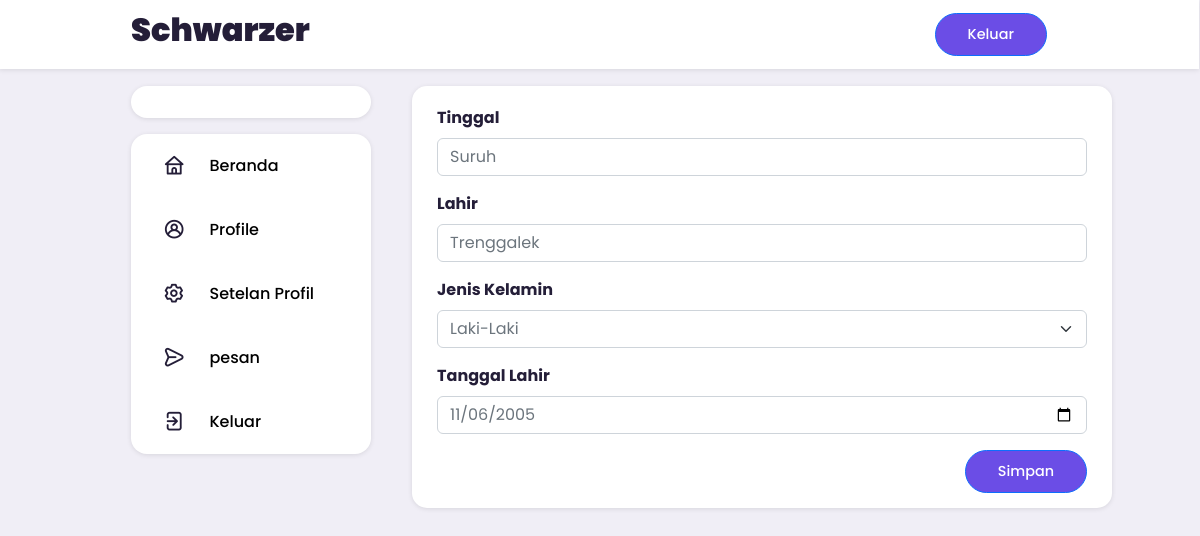
The app's page /tambah-profil2.php (signed in) with its own data.
### tables this page shows
CREATE TABLE `profil` (
  `id` int(11) NOT NULL,
  `tinggal` varchar(255) NOT NULL,
  `lahir` varchar(255) NOT NULL,
  `jk` enum('Laki-Laki','Perempuan','','') NOT NULL,
  `tanggal` date NOT NULL,
  `id_user` int(11) NOT NULL
);

### tambah-profil2.php (the view, shortened to what this page needs)
<?php
$pdo = new PDO('mysql:host=localhost; dbname=pkl', "root", "");
$sql = "SELECT * FROM profil WHERE id_user=:id";
$query = $pdo->prepare($sql);
$query->execute(array('id' => $_SESSION['user']['id']));
$user1 = $query->fetch();
?>
<html lang="en" dir="ltr">
<head>
    <link href='https://unpkg.com/boxicons@2.0.7/css/boxicons.min.css' rel='stylesheet'>
    <link rel="stylesheet" href="https://unicons.iconscout.com/release/v4.0.8/css/line.css">
    <link href="https://cdn.jsdelivr.net/npm/bootstrap@5.2.3/dist/css/bootstrap.min.css" rel="stylesheet"
>
</head>
<body>
<nav>
    <div class="container">
        <h2 style="font-weight:1000;" class="log ">
            Schwarzer
        </h2>
            <div class="create" >
                <a href="logout.php" class="btn btn-primary" style="margin-right:20px;">
                Keluar
                </a>
            </div>
    </div>
</nav>
    <main>
        <div class="container">
            <div class="left">
                <a style="text-decoration:none;color:black;" class="profile">
                </a>
                <?php include 'sidebar.php'; ?>
            </div>
            <div class="middle">
                <div class="bg1">
                    <?php if (!empty($user1['id'])) { ?>
                        <div class="col-12">
                            <form style="padding-right:25px;padding-left:25px;padding-top:20px" action="" method="POST">
                                <div class="mb-3">
                                    <label class="form-label fw-bold">Tinggal</label>
                                    <input type="text" name="tinggal" class="form-control text-muted"
                                        value="<?php echo isset($_POST['tinggal']) ? $_POST['tinggal'] : $user1['tinggal']; ?>"
                                        required>
                                </div>
                                <div class="mb-3">
                                    <label class="form-label fw-bold">Lahir</label>
                                    <input type="text" name="lahir" class="form-control text-muted"
                                        value="<?php echo isset($_POST['lahir']) ? $_POST['lahir'] : $user1['lahir']; ?>"
                                        required>
                                </div>
                                <div class="mb-3">
                                    <label class="form-label fw-bold">Jenis Kelamin</label>
                                    <select name="jk" class="form-select text-muted" aria-label="Default select example">
                                        <option selected>
                                            <?php echo isset($_POST['jk']) ? $_POST['jk'] : $user1['jk']; ?>
                                        </option>
                                    </select>
                                </div>
                                <div class="mb-3">
                                    <label class="form-label fw-bold">Tanggal Lahir</label>
                                    <input type="date" name="tanggal" class="form-control text-muted"
                                        value="<?php echo isset($_POST['tanggal']) ? $_POST['tanggal'] : $user1['tanggal']; ?>"
                                        required>
                                </div>
                                <div class="text-end">
                                    <button class="btn btn-primary">Simpan</button>
                                </div>
                            </form>
                        </div>
                    <?php } else {
                        echo '';
                    } ?>
</body>
</html>

### tambah-profil2.php (style rules this page uses)
body { margin-left: -1px; }
.bg1 { padding-left: 0; padding-bottom: 15px; margin-left: 9px; margin-bottom: -10px; width: 700px; height: auto; border-radius: 15px; background-color: white; box-shadow: 0 1px 5px rgba(0, 0, 0, 0.1); }

### sidebar.php (style rules this page uses)
:root { --color-white: hsl(252, 30%, 100%); --color-light: hsl(252, 30%, 95%); --color-gray: hsl(252, 15%, 65%); --color-primary: hsl(252, 75%, 60%); --color-secondary: hsl(252, 100%, 90%); --color-success: hsl(120, 95%, 65%); --color-danger: hsl(0, 95%, 65%); --color-dark: hsl(252, 30%, 17%); --color-black: hsl(252, 30%, 10%); --border-radius: 2rem; --card-border-radius: 1rem; --btn-padding: 0.6rem 2rem; --search-padding: 0.6rem 1rem; --card-padding: 1rem; --sticky-top-left: 5.4rem; --sticky-top-right: -18rem; }
*, *::before, *::after { margin: 0; padding: 0; outline: 0; box-sizing: border-box; text-decoration: none; list-style: none; border: none; font-family: "Poppins", sans-serif; }
body { text-decoration: none; color: var(--color-dark); background: var(--color-light); overflow-x: hidden; }
.container { width: 80%; margin: 0 auto; }
.btn { display: inline-block; padding: var(--btn-padding); font-weight: 500; border-radius: var(--border-radius); cursor: pointer; transition: all 300ms ease; font-size: 0.9rem; }
.btn-primary { background: var(--color-primary); color: white; }
.text-muted { color: var(--color-gray); }
nav { width: 100%; background: var(--color-white); padding: 0.7rem 0; position: fixed; top: 0; z-index: 10; box-shadow: 0 1px 5px rgba(0,0,0,0.1); }
nav .container { display: flex; align-items: center; justify-content: space-between; }
nav .create { display: flex; align-items: center; gap: 2rem; }
main { position: relative; top: 5.4rem; }
main .container { display: grid; grid-template-columns: 20vw auto ; column-gap: 2rem; position: relative; }
main .container .left { height: max-content; position: sticky; top: var(--sticky-top-left); }
main .container .left .profile { padding: var(--card-padding); background: var(--color-white); border-radius: var(--card-border-radius); display: flex; align-items: center; column-gap: 1rem; width: 100%; box-shadow: 0 1px 5px rgba(0,0,0,0.1); }

### records on screen
profil: tinggal "Suruh", lahir "Trenggalek", jk "Laki-Laki", tanggal "11/06/2005"
